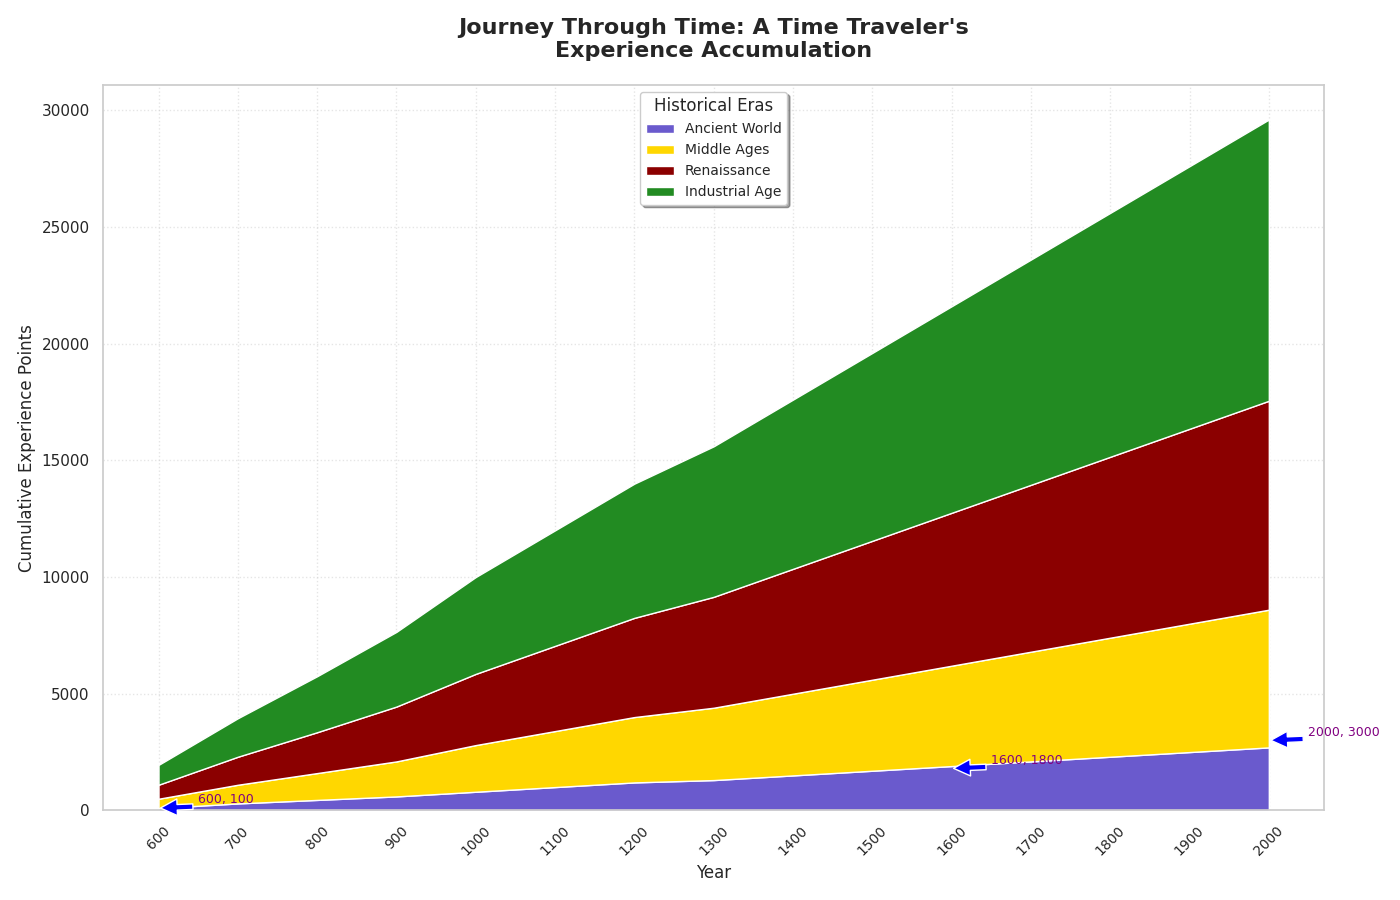

Reproduce this figure in Python.
import matplotlib.pyplot as plt
import numpy as np

eras = ['Ancient World', 'Middle Ages', 'Renaissance', 'Industrial Age']
years = np.arange(600, 2100, 100)

experience_points = np.array([
    [100, 300, 450, 600, 800, 1000, 1200, 1300, 1500, 1700, 1900, 2100, 2300, 2500, 2700],
    [300, 500, 700, 900, 1200, 1400, 1600, 1800, 2000, 2200, 2400, 2600, 2800, 3000, 3200],
    [200, 400, 600, 850, 1050, 1250, 1450, 1650, 1850, 2050, 2250, 2450, 2650, 2850, 3050],
    [250, 450, 650, 850, 1100, 1300, 1500, 1700, 1900, 2100, 2300, 2500, 2700, 2900, 3100]
])

cumulative_points = np.cumsum(experience_points, axis=0)

plt.figure(figsize=(14, 9))
plt.stackplot(years, cumulative_points, labels=eras, colors=['#6A5ACD', '#FFD700', '#8B0000', '#228B22'])

plt.title("Journey Through Time: A Time Traveler's\nExperience Accumulation", fontsize=16, fontweight='bold', pad=20)
plt.xlabel("Year", fontsize=12)
plt.ylabel("Cumulative Experience Points", fontsize=12)

plt.legend(loc='upper center', title="Historical Eras", fontsize=10, shadow=True)
plt.grid(linestyle=':', alpha=0.5)

significant_points = [(600, 100), (1600, 1800), (2000, 3000)]
for year, value in significant_points:
    plt.annotate(f'{year}, {value}', xy=(year, value), xytext=(year+50, value+200),
                 arrowprops=dict(facecolor='blue', shrink=0.05), fontsize=9, color='purple')

plt.xticks(years, rotation=45, fontsize=10)

plt.tight_layout()
plt.show()
